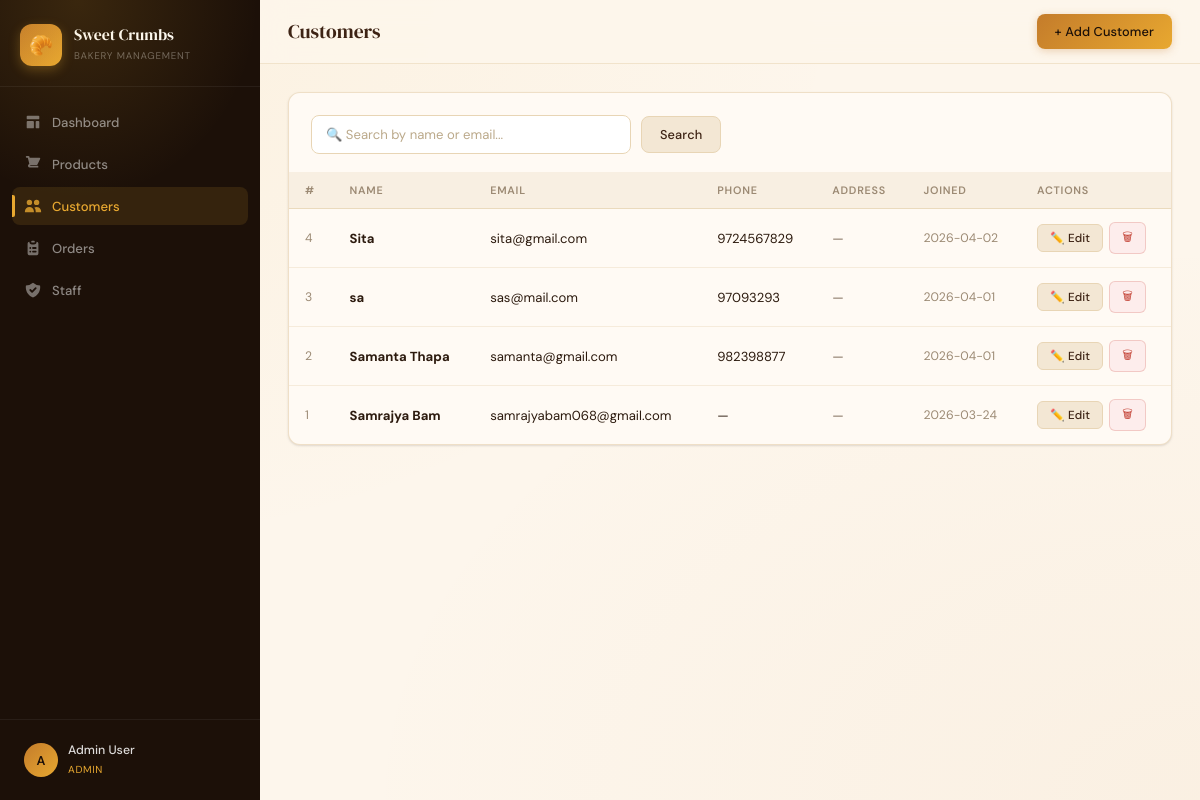
The app's page /customers (signed in), older data.
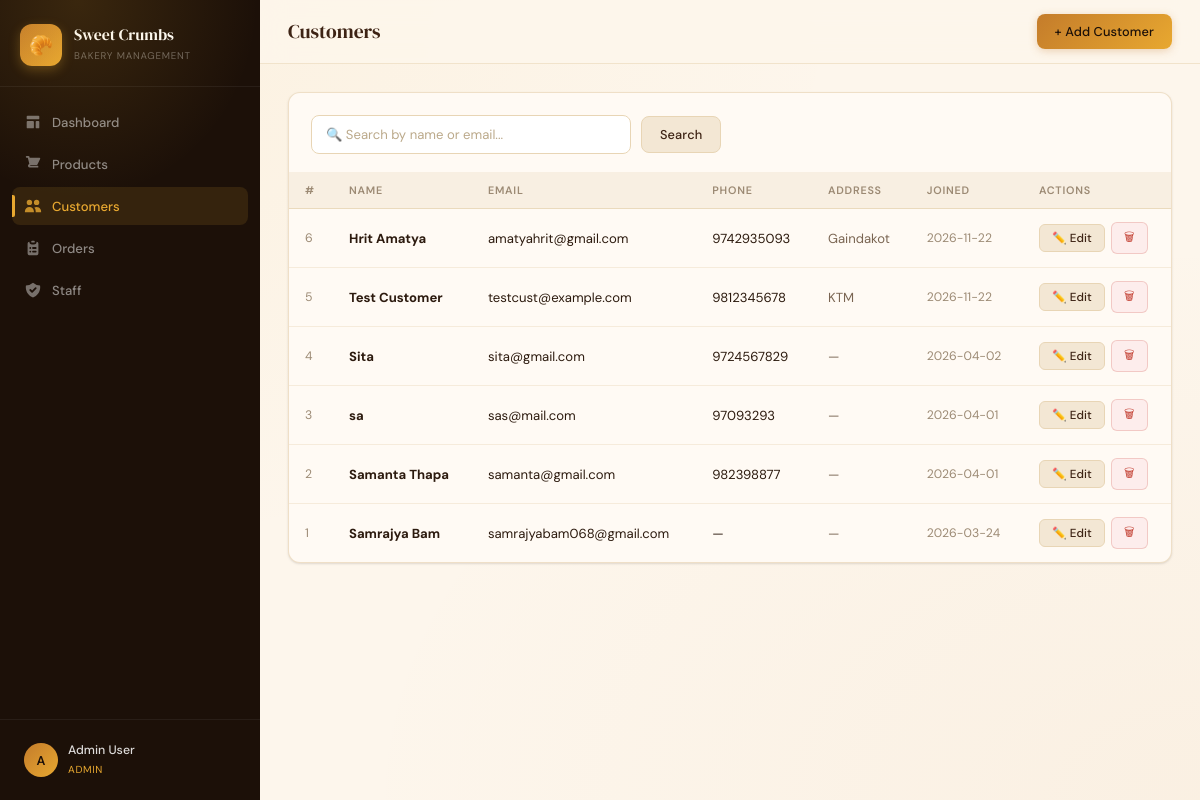
The same page, newer data.
### tables this page shows
CREATE TABLE customer (
                id INTEGER PRIMARY KEY AUTOINCREMENT,
                name TEXT NOT NULL,
                email TEXT UNIQUE NOT NULL,
                phone TEXT,
                address TEXT,
                created_at TEXT DEFAULT CURRENT_TIMESTAMP
            , password_hash TEXT, active INTEGER NOT NULL DEFAULT 1);

### app.py (the view)
@app.route('/customers')
@requires_permission('customers')
def customers():
    try:
        conn = get_db()
        search = sanitize_input(request.args.get('search', ''))
        query = "SELECT * FROM customer WHERE 1=1"
        params = []
        if search:
            query += " AND (name LIKE ? OR email LIKE ?)"
            params.extend([f'%{search}%', f'%{search}%'])
        query += " ORDER BY created_at DESC"
        customers = conn.execute(query, params).fetchall()
        conn.close()
        return render_template('customers.html', customers=customers, search=search)
    except Exception as e:
        logger.error(f'Customers page error: {e}')
        flash('Error loading customers.', 'danger')
        return redirect(url_for('index'))

### app.py (called while the page is built)
def sanitize_input(text):
    if not isinstance(text, str):
        return ''
    return text.strip()[:500]

def get_db():
    try:
        conn = sqlite3.connect(DB_PATH)
        conn.row_factory = sqlite3.Row
        return conn
    except sqlite3.Error as e:
        logger.error(f'Database connection error: {e}')
        raise

def requires_permission(module):
    def decorator(f):
        @wraps(f)
        def decorated(*args, **kwargs):
            if 'user_id' not in session:
                return redirect(url_for('login'))
            role = session.get('role', 'staff')
            if module not in ROLE_PERMISSIONS.get(role, set()):
                logger.warning(f'Access denied for user {session.get("user_id")} to module {module}')
                flash(f'Access denied. Your role ({role}) cannot access {module}.', 'danger')
                return redirect(url_for('index'))
            return f(*args, **kwargs)
        return decorated
    return decorator

### templates/customers.html (shortened to what this page needs)
{% extends 'base.html' %}
{% block page_title %}Customers{% endblock %}
{% block topbar_actions %}
  <a href="{{ url_for('add_customer') }}" class="btn btn-primary">+ Add Customer</a>
{% endblock %}
{% block content %}
<div class="card">
  <div class="card-body" style="padding-bottom:0">
    <form method="get" class="search-bar">
      <input class="form-control" name="search" placeholder="🔍 Search by name or email..." value="{{ search }}">
      <button type="submit" class="btn btn-secondary">Search</button>
    </form>
  </div>
  <div class="table-wrap">
    <table>
      <thead>
        <tr>
          <th>#</th><th>Name</th><th>Email</th><th>Phone</th><th>Address</th><th>Joined</th><th>Actions</th>
        </tr>
      </thead>
      <tbody>
        {% for c in customers %}
        <tr>
          <td style="color:var(--muted);font-size:0.82rem">{{ c.id }}</td>
          <td><strong>{{ c.name }}</strong></td>
          <td>{{ c.email }}</td>
          <td>{{ c.phone or '—' }}</td>
          <td style="color:var(--text-light)">{{ c.address[:30] + '…' if c.address and c.address|length > 30 else (c.address or '—') }}</td>
          <td style="color:var(--muted);font-size:0.82rem">{{ c.created_at[:10] }}</td>
          <td>
            <div style="display:flex;gap:6px;align-items:center">
              <a href="{{ url_for('edit_customer', cid=c.id) }}" class="btn btn-secondary btn-sm">✏️ Edit</a>
              <form method="post" action="{{ url_for('delete_customer', cid=c.id) }}" style="display:inline"
                    onsubmit="return confirm('Delete {{ c.name }}?')">
                <button type="submit" class="btn btn-danger btn-sm">🗑</button>
              </form>
            </div>
          </td>
        </tr>
        {% else %}
        <tr><td colspan="7" style="text-align:center;color:var(--muted);padding:40px">No customers found.</td></tr>
        {% endfor %}
      </tbody>
    </table>
  </div>
</div>
{% endblock %}

Row changes from the older to the newer data that the page shows:
added customer: id "6", name "Hrit Amatya", email "amatyahrit@gmail.com", phone "9742935093", address "Gaindakot", created_at "2026-11-22"
added customer: id "5", name "Test Customer", email "testcust@example.com", phone "9812345678", address "KTM", created_at "2026-11-22"
